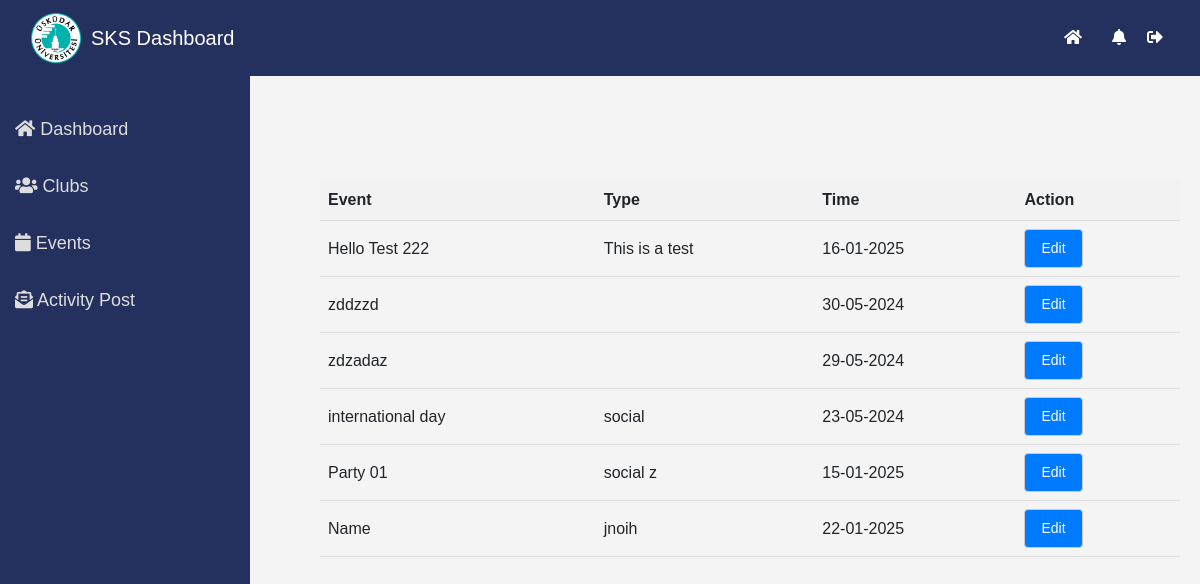
Before: /admin_events/ with the older database file.
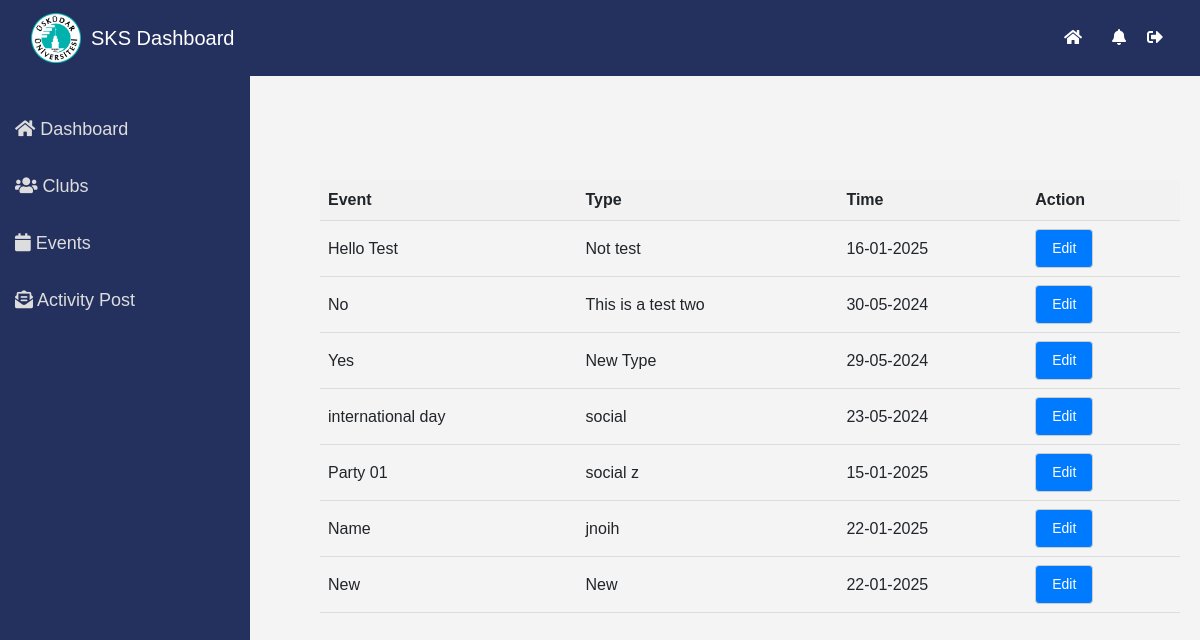
After: the same page with the newer database file.
### student_clubs/models.py (models this page shows)
class Event(models.Model):
    event_id = models.AutoField(primary_key=True)
    event_name = models.CharField(max_length=255)
    event_type = models.CharField(max_length=255)
    event_date = models.DateTimeField()
    event_status = models.TextChoices("Approved", "Declined")
    event_hall = models.CharField(max_length=255)
    event_description = models.CharField(max_length=1000)

### student_clubs/views.py (the view)
# urls.py: path('admin_events/', ListActivityAdmin.as_view(), name='admin_activity'),
class ListActivityAdmin(ListView, LoginRequiredMixin):
    model = Event
    template_name = 'admin_events.html'
    context_object_name = 'events'
    def get_queryset(self):
        return Event.objects.all()

### student_clubs/templates/admin_events.html (shortened to what this page needs)
{%extends "admin_navbar.html"%} {%block content%}
<div class="event-table-container">
  <table class="event-table">
    <thead>
      <tr>
        <th>Event</th>
        <th>Type</th>
        <th>Time</th>
        <th>Action</th>
      </tr>
    </thead>
    <tbody>
      {% for event in events %}
      <tr>
        <td>{{ event.event_name }}</td>
        <td>{{event.event_type}}</td>
        <td>{{event.event_date|date:"d-m-20y"}}</td>
        <td>
          <button
            type="button"
            class="btn btn-primary edit-btn"
            data-id="{{ event.pk }}"
            data-name="{{ event.event_name }}"
            data-type="{{ event.event_type }}"
          >
            Edit
          </button>
        </td>
      </tr>
      {% endfor %}
    </tbody>
  </table>
</div>
{%endblock%}

Changed rows visible on the page:
changed Event: event_name "Hello Test 222" → "Hello Test"; event_type "This is a test" → "Not test"
changed Event: event_name "zddzzd" → "No"; event_type (not shown) → "This is a test two"
changed Event: event_name "zdzadaz" → "Yes"; event_type (not shown) → "New Type"
added Event: event_name "New", event_type "New", event_date "22-01-2025"
